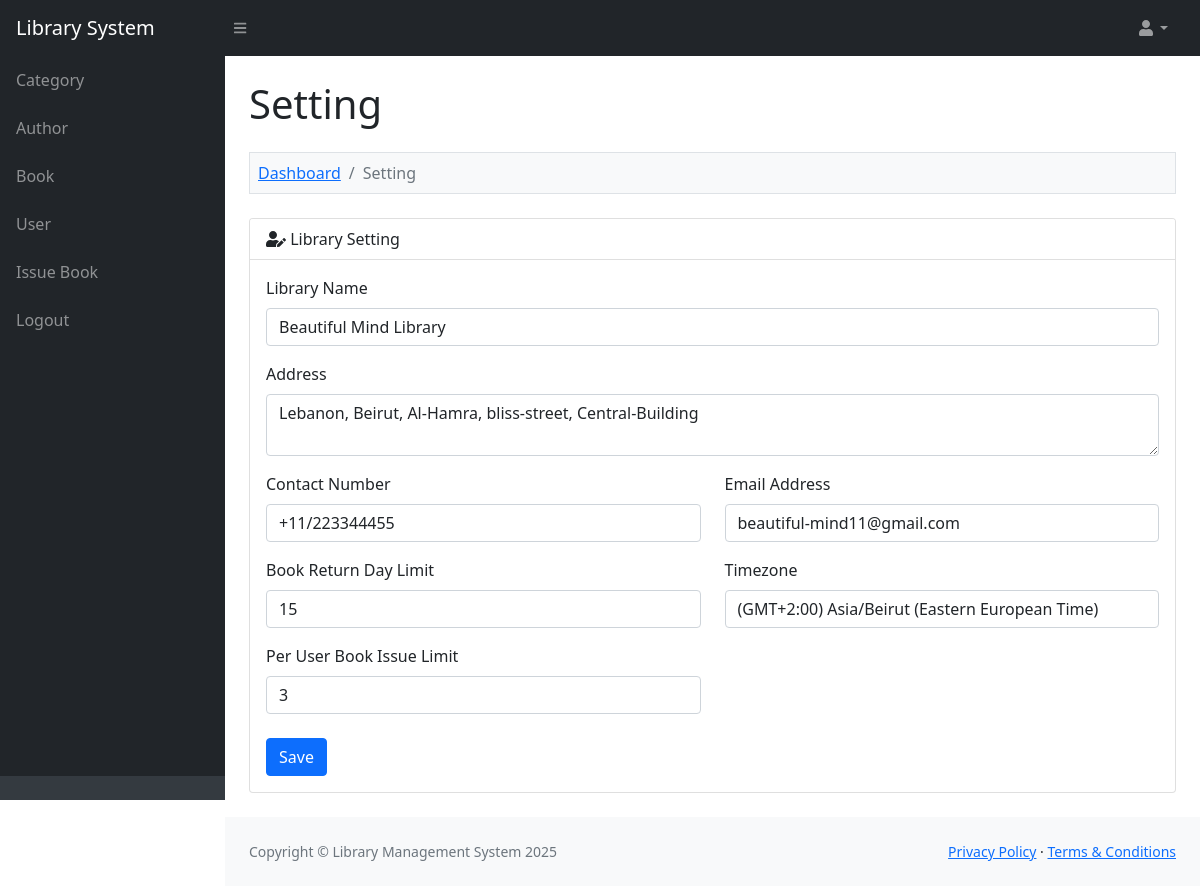
Screenshot of /library_management_system/admin/setting.php (signed in) with the database file from the repository.
### tables this page shows
CREATE TABLE `lms_setting` (
 `setting_id` int(11) NOT NULL AUTO_INCREMENT,
 `library_name` varchar(200) NOT NULL,
 `library_address` text NOT NULL,
 `library_contact_number` varchar(30) NOT NULL,
 `library_email_address` varchar(100) NOT NULL,
 `library_total_book_issue_day` int(5) NOT NULL,
 `library_issue_total_book_per_user` int(3) NOT NULL,
 `library_timezone` varchar(100) NOT NULL,
 PRIMARY KEY (`setting_id`)
);

### library_management_system/admin/setting.php (the view, shortened to what this page needs)
<?php
include '../database_connection.php';
include '../function.php';
$query = "
SELECT * FROM lms_setting
LIMIT 1
";
$result = $connect->query($query);
include '../header.php';
?>
<div class="container-fluid px-4">
	<h1 class="mt-4">Setting</h1>
	<ol class="breadcrumb mt-4 mb-4 bg-light p-2 border">
		<li class="breadcrumb-item"><a href="index.php">Dashboard</a></li>
		<li class="breadcrumb-item active">Setting</a></li>
	</ol>
	<div class="card mb-4">
		<div class="card-header">
			<i class="fas fa-user-edit"></i> Library Setting
		</div>
		<div class="card-body">
			<form method="post">
				<?php
				foreach($result as $row)
				{
				?>
				<div class="row">
					<div class="col-md-12">
						<div class="mb-3">
							<label class="form-label">Library Name</label>
							<input type="text" name="library_name" id="library_name" class="form-control" value="<?php echo $row['library_name']; ?>" />
						</div>
					</div>
				</div>
				<div class="row">
					<div class="col-md-12">
						<div class="mb-3">
							<label class="form-label">Address</label>
							<textarea name="library_address" id="library_address" class="form-control"><?php echo $row["library_address"]; ?></textarea>
						</div>
					</div>
				</div>
				<div class="row">
					<div class="col-md-6">
						<div class="mb-3">
							<label class="form-label">Contact Number</label>
							<input type="text" name="library_contact_number" id="library_contact_number" class="form-control" value="<?php echo $row['library_contact_number']; ?>" />
						</div>
					</div>
					<div class="col-md-6">
						<div class="mb-3">
							<label class="form-label">Email Address</label>
							<input type="text" name="library_email_address" id="library_email_address" class="form-control" value="<?php echo $row['library_email_address']; ?>" />
						</div>
					</div>
				</div>
				<div class="row">
					<div class="col-md-6">
						<div class="mb-3">
							<label class="form-label">Book Return Day Limit</label>
							<input type="number" name="library_total_book_issue_day" id="library_total_book_issue_day" class="form-control" value="<?php echo $row['library_total_book_issue_day']; ?>" />
						</div>
					</div>
					<div class="col-md-6">
						<div class="mb-3">
							<label class="form-label">Timezone</label>
							<select name="library_timezone" id="library_timezone" class="form-control">
								<?php echo Timezone_list(); ?>
							</select>
						</div>
					</div>
				</div>
				<div class="row">
					<div class="col-md-6">
						<label class="form-label">Per User Book Issue Limit</label>
						<input type="number" name="library_issue_total_book_per_user" id="library_issue_total_book_per_user" class="form-control" value="<?php echo $row['library_issue_total_book_per_user']; ?>" />
					</div>
				</div>
				<div class="mt-4 mb-0">
					<input type="submit" name="edit_setting" class="btn btn-primary" value="Save" />
				</div>
				<?php
				}
				?>
			</form>
		</div>
	</div>
</div>
<?php
include '../footer.php';
?>

### rows the page displays
lms_setting: library_name "Beautiful Mind Library", library_address "Lebanon, Beirut, Al-Hamra, bliss-street, Central-Building", library_contact_number "+11/223344455", library_email_address "beautiful-mind11@gmail.com", library_total_book_issue_day "15", library_issue_total_book_per_user "3"

### other values shown
form field library_timezone "(GMT+2:00) Asia/Beirut (Eastern European Time)"
